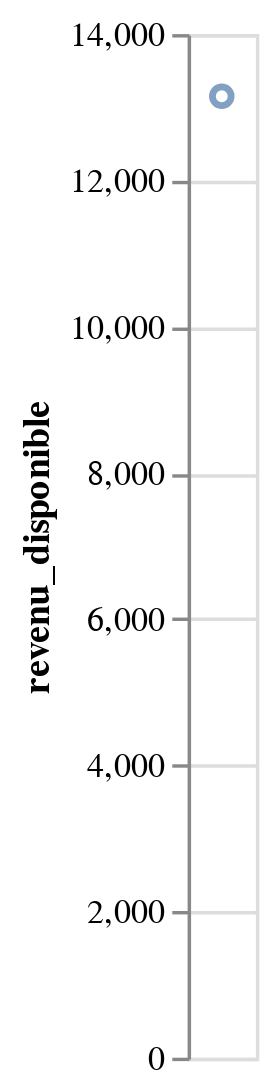

The notebook cell this image was saved under:
### Code cell
alt.Chart(revenu_disponible_df).mark_point().encode(y="revenu_disponible")

### Figure 1 — Vega-Lite specification as saved in the notebook (floating-point values rounded to 4 significant figures)
{"$schema": "https://vega.github.io/schema/vega-lite/v1.2.1.json", "data": {"values": [{"revenu_disponible": 13150.0}]}, "encoding": {"y": {"field": "revenu_disponible", "type": "quantitative"}}, "mark": "point"}
